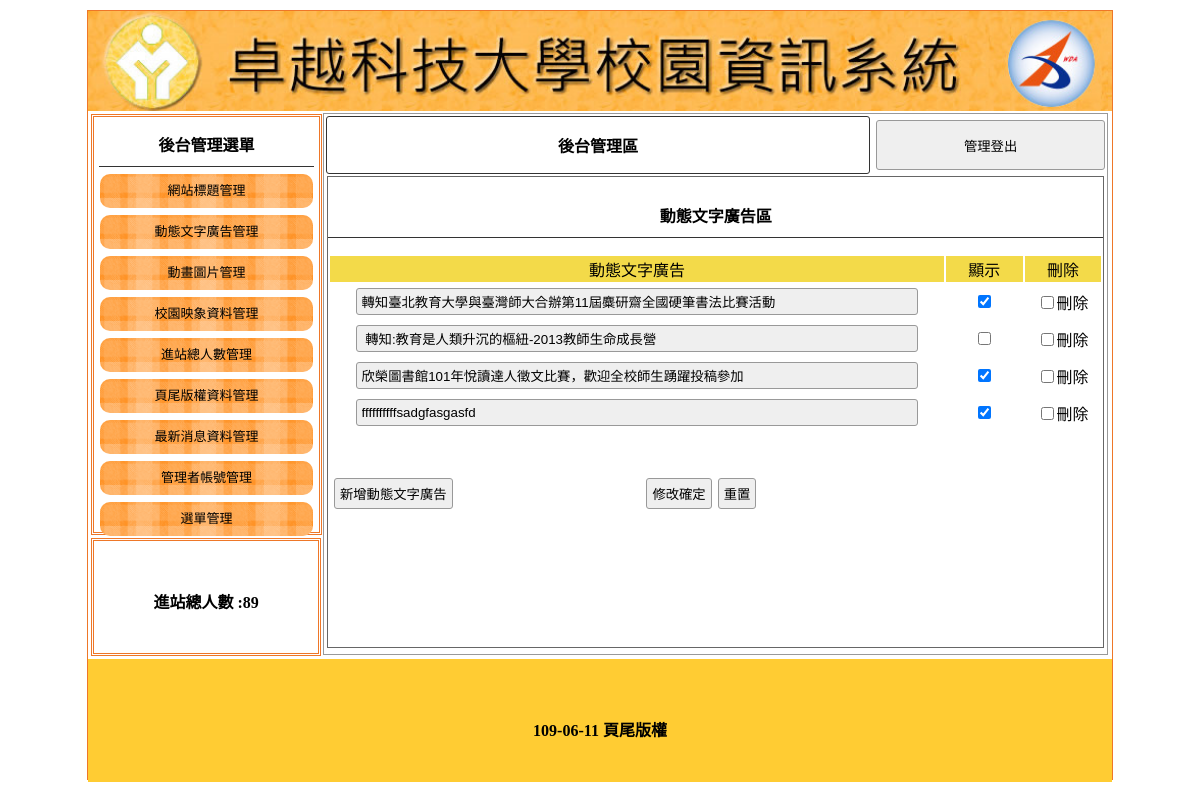
Screenshot of /admin.php?do=ad with the database file from the repository.
### tables this page shows
CREATE TABLE `title` (
  `id` int(10) UNSIGNED NOT NULL,
  `img` text NOT NULL,
  `text` text NOT NULL,
  `sh` int(1) NOT NULL
);

CREATE TABLE `total` (
  `id` int(10) UNSIGNED NOT NULL,
  `total` int(10) UNSIGNED NOT NULL
);

CREATE TABLE `ad` (
  `id` int(10) UNSIGNED NOT NULL,
  `img` text NOT NULL,
  `text` text NOT NULL,
  `sh` int(1) NOT NULL
);

CREATE TABLE `bottom` (
  `id` int(10) UNSIGNED NOT NULL,
  `bottom` varchar(128) NOT NULL
);

### base.php (called while the page is built, shortened)
<?php
class DB{
    private $dsn="mysql:host=localhost;charset=utf8;dbname=db05";
    private $root="root";
    private $password="";
    private $table;
    private $pdo;
    public function __construct($table){
        $this->table=$table;
        $this->pdo=new PDO($this->dsn,$this->root,$this->password);
    }
    public function all(...$arg){
        $sql="select * from $this->table ";
        return $this->pdo->query($sql)->fetchAll();
    }
public function find($arg){
    $sql="select * from $this->table ";
    if( is_array($arg)){
        foreach($arg as $key => $value){
            $tmp[]=sprintf("`%s`='%s'",$key,$value);
        }
        $sql=$sql. " where ".implode(" && ",$tmp);
    }else{
        $sql=$sql. " where `id`='$arg'";
    }
    return $this->pdo->query($sql)->fetch(PDO::FETCH_ASSOC);
}
}
?>

### backend/ad.php (the view, shortened to what this page needs)
<div style="width:99%; height:87%; margin:auto; overflow:auto; border:#666 1px solid;">
    <p class="t cent botli">動態文字廣告區</p>
    <form method="post" action="api/edit.php">
        <table width="100%">
            <tbody>
                <tr class="yel">
                    <td width="80%">動態文字廣告</td>
                    <td width="10%">顯示</td>
                    <td width="10%">刪除</td>
                </tr>
                <?php
                    $table=$do;
                    $db=new DB($table);
                    $rows=$db->all();
                    foreach($rows as $row){
                        $isChk=($row['sh']==1)?'checked':'';
                ?>
                <tr style="text-align: center;">
                    <td width="80%">
                        <input type="text" style="width:90%" name="text[]" value="<?=$row['text'];?>"></td>
                    <td width="10%">
                        <input type="checkbox" name="sh[]" value="<?=$row['id'];?>" <?=$isChk;?>>
                    </td>
                    <td width="10%">
                        <input type="checkbox" name="del[]" value="<?=$row['id'];?>">刪除
                    </td>
                </tr>
                <?php
                    }
                ?>
            </tbody>
        </table>
        <table style="margin-top:40px; width:70%;">
            <tbody>
                <tr>
                    <td width="200px"><input type="button"
                            onclick="op(&#39;#cover&#39;,&#39;#cvr&#39;,&#39;modal/ad.php?table=<?=$table;?>&#39;)" value="新增動態文字廣告">
                    </td>
                    <td class="cent"><input type="submit" value="修改確定"><input type="reset" value="重置">
                    </td>
                </tr>
            </tbody>
        </table>
    </form>
</div>

### admin.php (shortened to what this page needs)
<?php include_once "base.php";?>
<!DOCTYPE html
    PUBLIC "-//W3C//DTD XHTML 1.0 Transitional//EN" "http://www.w3.org/TR/xhtml1/DTD/xhtml1-transitional.dtd">
<html xmlns="http://www.w3.org/1999/xhtml">
<head>
    <link href="./css/css.css" rel="stylesheet" type="text/css">
</head>
<body>
    <div id="main">
        <?php
            $title=new DB('title');
            $ti=$title->find(['sh'=>1]);
        ?>
        <a title="<?=$ti['text'];?>" href="index.php">
            <div class="ti" style="background:url(&#39;img/<?=$ti['img'];?>&#39;); background-size:cover;"></div>
        </a>
        <div id="ms">
            <div id="lf" style="float:left;">
                <div id="menuput" class="dbor">
                    <span class="t botli">後台管理選單</span>
                    <a style="color:#000; font-size:13px; text-decoration:none;"
                        href="admin.php?do=title">
                        <div class="mainmu">
                            網站標題管理 </div>
                    </a>
                    <a style="color:#000; font-size:13px; text-decoration:none;" href="?do=ad">
                        <div class="mainmu">
                            動態文字廣告管理 </div>
                    </a>
                    <a style="color:#000; font-size:13px; text-decoration:none;" href="?do=mvim">
                        <div class="mainmu">
                            動畫圖片管理 </div>
                    </a>
                    <a style="color:#000; font-size:13px; text-decoration:none;" href="?do=image">
                        <div class="mainmu">
                            校園映象資料管理 </div>
                    </a>
                    <a style="color:#000; font-size:13px; text-decoration:none;" href="?do=total">
                        <div class="mainmu">
                            進站總人數管理 </div>
                    </a>
                    <a style="color:#000; font-size:13px; text-decoration:none;" href="?do=bottom">
                        <div class="mainmu">
                            頁尾版權資料管理 </div>
                    </a>
                    <a style="color:#000; font-size:13px; text-decoration:none;" href="?do=news">
                        <div class="mainmu">
                            最新消息資料管理 </div>
                    </a>
                    <a style="color:#000; font-size:13px; text-decoration:none;" href="?do=admin">
                        <div class="mainmu">
                            管理者帳號管理 </div>
                    </a>
                    <a style="color:#000; font-size:13px; text-decoration:none;" href="?do=menu">
                        <div class="mainmu">
                            選單管理 </div>
                    </a>
                </div>
                <div class="dbor" style="margin:3px; width:95%; height:20%; line-height:100px;">
                <span class="t">進站總人數 :<?php
                        $total=new DB("total");
                        $tt=$total->find(1);
                        echo $tt['total'];
                    ?></span>
                </div>
            </div>
            <div class="di"
                style="height:540px; border:#999 1px solid; width:76.5%; margin:2px 0px 0px 0px; float:left; position:relative; left:20px;">
                <table width="100%">
                    <tbody>
                        <tr>
                            <td style="width:70%;font-weight:800; border:#333 1px solid; border-radius:3px;"
                                class="cent"><a href="?do=admin" style="color:#000; text-decoration:none;">後台管理區</a>
                            </td>
                            <td><button onclick="document.cookie=&#39;user=&#39;;location.replace(&#39;?&#39;)"
                                    style="width:99%; margin-right:2px; height:50px;">管理登出</button></td>
                        </tr>
                    </tbody>
                </table>
                <?php
                        $do=(!empty($_GET['do']))?$_GET['do']:'title';
                        $file='backend/'.$do.".php";
				        if(file_exists($file)){
                            include $file;
                        }else{
                            include 'backend/title.php';
                        }
				?>
            </div>
        </div>
        <div
            style="width:1024px; left:0px; position:relative; background:#FC3; margin-top:4px; height:123px; display:block;">
            <span class="t" style="line-height:123px;">
            <?php
                $bottom=new DB('bottom');
                $bt=$bottom->find(1);
                echo $bt['bottom'];
            ?></span>
        </div>
    </div>
</body>
</html>

### css/css.css (style rules this page uses)
body { padding:0px; margin:0px; }
#main { width:1024px; height:768px; margin:10px auto 10px auto; border:#EE7728 1px solid; position:relative; }
.ti { width:100%; height:100px; position:relative; background-size:cover; background-repeat:no-repeat; }
.dbor { border:#EE7728 double 3px; margin:1px; padding:2px 10px 2px 10px; }
.t { font-weight:800; display:block; text-align:center; padding:10px 1px 10px 1px; }
.botli { border-bottom:#333 1px solid; }
.mainmu { position:relative; border-radius:10px; background:url(../icon/menu.fw.png) center no-repeat; background-size:cover; line-height:30px; padding:2px 10px 2px 10px; margin:7px 1px 7px 1px; height:30px; text-align: center; }
#lf { height:540px; width:21%; display:inline-block; }
#menuput { width:100%; height:75%; position:relative; padding:5px; display:block; margin: 3px; }
.di { display:inline-block; }
.cent { text-align:center; }
input,button { border:#999 1px solid; border-radius:3px; background:#EFEFEF; padding:5px; margin:3px; }
input[type=text],input[type=password] { width:150px; }
.yel td { background:#F3DA49; text-align:center; }

### rows the page displays
title: img (picture)
total: total "89"
ad: text "轉知臺北教育大學與臺灣師大合辦第11屆麋研齋全國硬筆書法比賽活動"
ad: text "轉知:教育是人類升沉的樞紐-2013教師生命成長營"
ad: text "欣榮圖書館101年悅讀達人徵文比賽，歡迎全校師生踴躍投稿參加"
ad: text "ffffffffffsadgfasgasfd"
bottom: bottom "109-06-11 頁尾版權"
